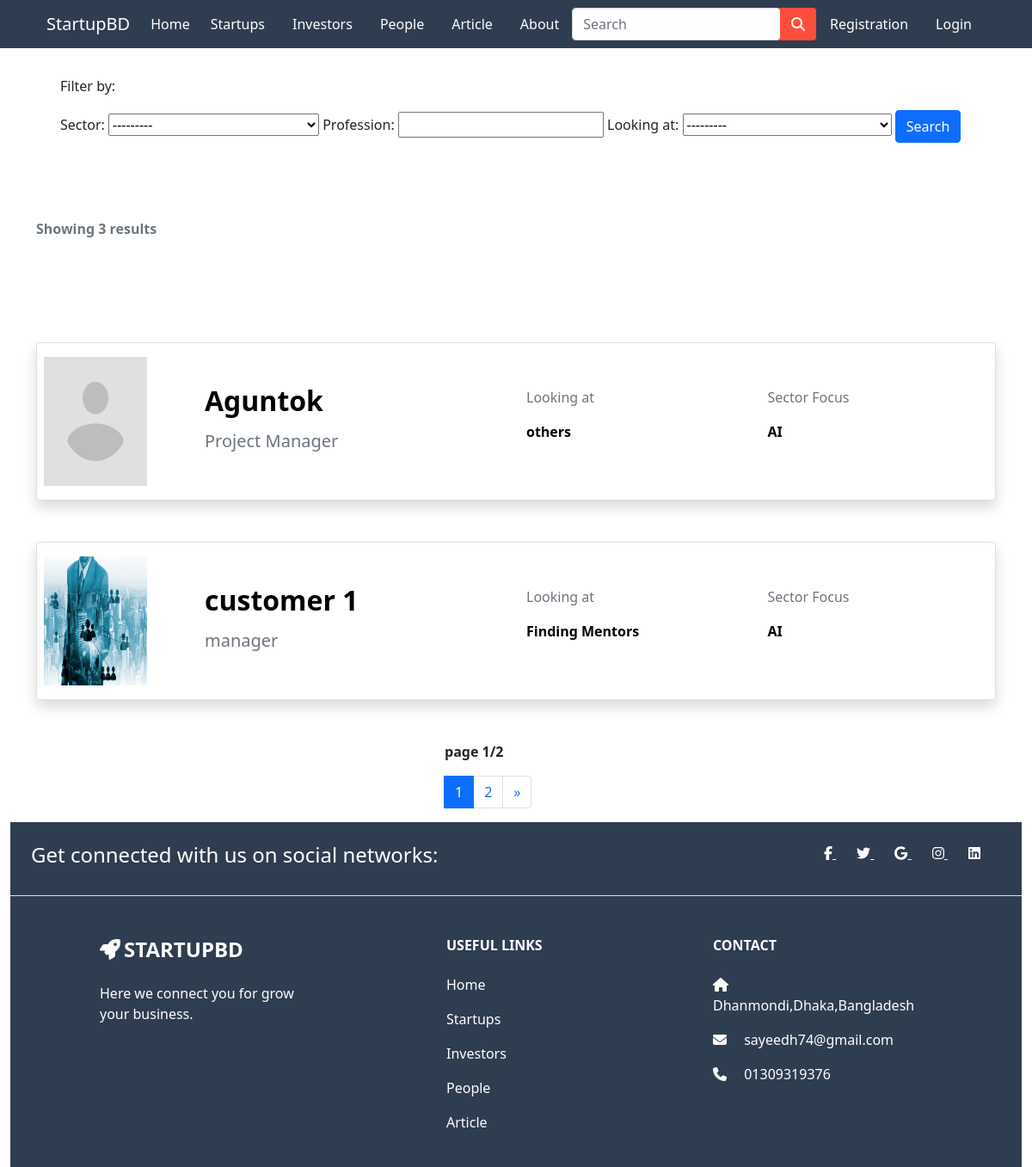
The page /customer_home/ on the database its author committed.
### app/models.py (models this page shows, shortened)
class CustomerInfo(models.Model):
  user = models.ForeignKey(settings.AUTH_USER_MODEL, on_delete=models.CASCADE)
  name = models.CharField(max_length=100)
  biography=models.TextField(max_length=500,blank=True,null=True)
  email = models.EmailField(max_length=100, blank=True, null=True)
  mobile = models.CharField(max_length=20,blank=True,null=True)
  profession = models.CharField(max_length=50,blank=True,null=True)
  looking_at = models.CharField(choices=LOOK_CHOICES, max_length=100, null=True, blank=True)
  sector = models.CharField(max_length=100, choices=SECTOR,blank=True, null=True)
  image = models.ImageField(upload_to='images/',null=True,blank=True)
  facebook_link = models.URLField(blank=True)
  linkedin_link = models.URLField(blank=True)
  twitter_link = models.URLField(blank=True)

### app/views.py (the view)
# urls.py: path('customer_home/',views.customer_home,name='customer_home'),
def customer_home(request):
  customers= CustomerInfo.objects.all()
  myfilter = CustomerFilter(request.GET,queryset=customers)
  customers=myfilter.qs
  count=customers.count()
  page = Paginator(customers,per_page=2)
  page_list=request.GET.get('page')
  page=page.get_page(page_list)
  context={'customers':customers,'page':page,'myfilter':myfilter,'count':count}
  return render(request,'app/customer_home.html',context)

### app/templates/app/customer_home.html (shortened to what this page needs)
{% extends 'app/base.html' %}
{% load static %}
{% block main-content %}
<div class="container my-5" style="padding: 40px;">
  <p>Filter by:</p>
  <div class="row">
    <div class="col-md-12">
      <form action="" method="get">
        {{ myfilter.form }}
        <button class="btn btn-primary" type="submit">Search</button>
      </form>
    </div>
  </div>
</div>
<div class="container my-5 text-muted">
  <p><b>Showing {{count}} results</b></p>
</div>
<br>
{% for customer in page.object_list %}
<a href="{% url 'customer_profile' customer.id %}" style="text-decoration: none;">
  <div class="container">
    <div class="row">
      <div class="col-md-12">
        <div class="card flex-row mt-5 shadow">
          <div class="card-body row px-2 align-items-center">
            <div class="col-md-2">
              <img src="{{ customer.image.url }}" width="120px" height="150px" alt="No images">
            </div>
            <div class="col-md-4">
              <h3 class="card-title">
                <h2><b style="color: black;">{{customer.name}}</b></h2>
              </h3>
              <p class="card-text">
              <h5 class="text-muted">{{customer.profession}}</h5>
              </p>
            </div>
            <div class="col md 2">
              <p class="text-muted">Looking at</p>
              <p style="color: black;"><b> {{customer.looking_at}}</b></p>
            </div>
            <div class="col md 2">
              <p class="text-muted">Sector Focus</p>
              <p style="color: black;"><b> {{customer.sector}}</b></p>
            </div>
        </div>
      </div>
    </div>
  </div>
  </div>
</a>
{% endfor %}
<br><br>
<div class="container">
  <div class="row">
    <div class="col-md-4 offset-md-5">
      <p><b> page {{page.number}}/{{page.paginator.num_pages}}</b></p>
      <nav aria-label="Page navigation example">
        <ul class="pagination">
          {% for num_page in page.paginator.page_range %}
          {% if page.number == num_page %}
          <li class="page-item active"><a class="page-link" href="{% url 'customer_home' %}?page={{ num_page }}">{{ num_page }}</a></li>
          {% else %}
          <li class="page-item"><a class="page-link" href="{% url 'customer_home' %}?page={{ num_page }}">{{ num_page }}</a>
          </li>
          {% endif %}
          {% endfor %}
          <li class="page-item">
            {% if page.has_next %}
            <a class="page-link" href="{% url 'customer_home' %}?page={{ page.next_page_number }}" aria-label="Next">
              <span aria-hidden="true">&raquo;</span>
            </a>
            {% endif %}
          </li>
        </ul>
      </nav>
    </div>
  </div>
</div>
{% endblock main-content %}

### rows shown on the page
CustomerInfo: image (picture), name "Aguntok", profession "Project Manager", looking_at "others", sector "AI"
CustomerInfo: image (picture), name "customer 1", profession "manager", looking_at "Finding Mentors", sector "AI"

### other values the page prints
{{ count }} "3"
{{ page.number }} "1"
{{ page.paginator.num_pages }} "2"
{{ num_page }} "1"
{{ num_page }} "2"
